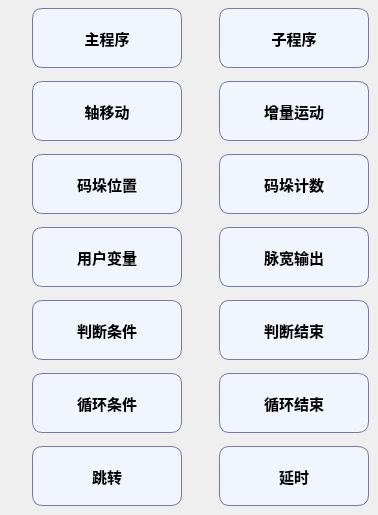
      <widget class="QWidget" name="page0_mainMenu">
       <widget class="QPushButton" name="Btn_mainProg">
        <property name="geometry">
         <rect>
          <x>32</x>
          <y>8</y>
          <width>150</width>
          <height>60</height>
         </rect>
        </property>
        <property name="minimumSize">
         <size>
          <width>150</width>
          <height>60</height>
         </size>
        </property>
        <property name="maximumSize">
         <size>
          <width>150</width>
          <height>60</height>
         </size>
        </property>
        <property name="font">
         <font>
          <pointsize>11</pointsize>
          <weight>75</weight>
          <bold>true</bold>
         </font>
        </property>
        <property name="styleSheet">
         <string notr="true">QPushButton
{
    background-color:#F1F5FE;
    border-style:solid; /*边框风格*/
    border-width:1px;/*边框宽度*/
    border-color:#7A77AC; /*边框颜色*/
    border-radius:10px; /*边框倒角*/
}
QPushButton:pressed
{
    border-style:outset; /*边框风格*/
    background-color:qlineargradient(x1: 0, y1: 0, x2: 0, y2: 1, stop:0 #00befa, stop: 1 #0160ea);/*背景色*/
    border-width:1px;/*边框宽度*/
    border-color:#0055ff; /*边框颜色*/
    border-radius:10px; /*边框倒角*/
}</string>
        </property>
        <property name="text">
         <string> 主程序 </string>
        </property>
        <property name="icon">
         <iconset resource="../resource.qrc">
          <normaloff>:/TeachPage/teachpage_images/mainProg.png</normaloff>:/TeachPage/teachpage_images/mainProg.png</iconset>
        </property>
        <property name="iconSize">
         <size>
          <width>50</width>
          <height>50</height>
         </size>
        </property>
       </widget>
       <widget class="QPushButton" name="Btn_subProg">
        <property name="geometry">
         <rect>
          <x>219</x>
          <y>8</y>
          <width>150</width>
          <height>60</height>
         </rect>
        </property>
        <property name="minimumSize">
         <size>
          <width>150</width>
          <height>60</height>
         </size>
        </property>
        <property name="maximumSize">
         <size>
          <width>150</width>
          <height>60</height>
         </size>
        </property>
        <property name="font">
         <font>
          <pointsize>11</pointsize>
          <weight>75</weight>
          <bold>true</bold>
         </font>
        </property>
        <property name="styleSheet">
         <string notr="true">QPushButton
{
    background-color:#F1F5FE;
    border-style:solid; /*边框风格*/
    border-width:1px;/*边框宽度*/
    border-color:#7A77AC; /*边框颜色*/
    border-radius:10px; /*边框倒角*/
}
QPushButton:pressed
{
    border-style:outset; /*边框风格*/
    background-color:qlineargradient(x1: 0, y1: 0, x2: 0, y2: 1, stop:0 #00befa, stop: 1 #0160ea);/*背景色*/
    border-width:1px;/*边框宽度*/
    border-color:#0055ff; /*边框颜色*/
    border-radius:10px; /*边框倒角*/
}</string>
        </property>
        <property name="text">
         <string> 子程序 </string>
        </property>
        <property name="icon">
         <iconset resource="../resource.qrc">
          <normaloff>:/TeachPage/teachpage_images/subProg.png</normaloff>:/TeachPage/teachpage_images/subProg.png</iconset>
        </property>
        <property name="iconSize">
         <size>
          <width>50</width>
          <height>50</height>
         </size>
        </property>
       </widget>
       <widget class="QPushButton" name="Btn_incMotion">
        <property name="geometry">
         <rect>
          <x>219</x>
          <y>81</y>
          <width>150</width>
          <height>60</height>
         </rect>
        </property>
        <property name="minimumSize">
         <size>
          <width>150</width>
          <height>60</height>
         </size>
        </property>
        <property name="maximumSize">
         <size>
          <width>150</width>
          <height>60</height>
         </size>
        </property>
        <property name="font">
         <font>
          <pointsize>11</pointsize>
          <weight>75</weight>
          <bold>true</bold>
         </font>
        </property>
        <property name="styleSheet">
         <string notr="true">QPushButton
{
    background-color:#F1F5FE;
    border-style:solid; /*边框风格*/
    border-width:1px;/*边框宽度*/
    border-color:#7A77AC; /*边框颜色*/
    border-radius:10px; /*边框倒角*/
}
QPushButton:pressed
{
    border-style:outset; /*边框风格*/
    background-color:qlineargradient(x1: 0, y1: 0, x2: 0, y2: 1, stop:0 #00befa, stop: 1 #0160ea);/*背景色*/
    border-width:1px;/*边框宽度*/
    border-color:#0055ff; /*边框颜色*/
    border-radius:10px; /*边框倒角*/
}</string>
        </property>
        <property name="text">
         <string>增量运动</string>
        </property>
        <property name="icon">
         <iconset resource="../resource.qrc">
          <normaloff>:/TeachPage/teachpage_images/IncMotion.png</normaloff>:/TeachPage/teachpage_images/IncMotion.png</iconset>
        </property>
        <property name="iconSize">
         <size>
          <width>50</width>
          <height>50</height>
         </size>
        </property>
       </widget>
       <widget class="QPushButton" name="Btn_axisMove">
        <property name="geometry">
         <rect>
          <x>32</x>
          <y>81</y>
          <width>150</width>
          <height>60</height>
         </rect>
        </property>
        <property name="minimumSize">
         <size>
          <width>150</width>
          <height>60</height>
         </size>
        </property>
        <property name="maximumSize">
         <size>
          <width>150</width>
          <height>60</height>
         </size>
        </property>
        <property name="font">
         <font>
          <pointsize>11</pointsize>
          <weight>75</weight>
          <bold>true</bold>
         </font>
        </property>
        <property name="styleSheet">
         <string notr="true">QPushButton
{
    background-color:#F1F5FE;
    border-style:solid; /*边框风格*/
    border-width:1px;/*边框宽度*/
    border-color:#7A77AC; /*边框颜色*/
    border-radius:10px; /*边框倒角*/
}
QPushButton:pressed
{
    border-style:outset; /*边框风格*/
    background-color:qlineargradient(x1: 0, y1: 0, x2: 0, y2: 1, stop:0 #00befa, stop: 1 #0160ea);/*背景色*/
    border-width:1px;/*边框宽度*/
    border-color:#0055ff; /*边框颜色*/
    border-radius:10px; /*边框倒角*/
}</string>
        </property>
        <property name="text">
         <string> 轴移动 </string>
        </property>
        <property name="icon">
         <iconset resource="../resource.qrc">
          <normaloff>:/TeachPage/teachpage_images/AxisMove.png</normaloff>:/TeachPage/teachpage_images/AxisMove.png</iconset>
        </property>
        <property name="iconSize">
         <size>
          <width>50</width>
          <height>50</height>
         </size>
        </property>
       </widget>
       <widget class="QPushButton" name="Btn_stackCnt">
        <property name="geometry">
         <rect>
          <x>219</x>
          <y>154</y>
          <width>150</width>
          <height>60</height>
         </rect>
        </property>
        <property name="minimumSize">
         <size>
          <width>150</width>
          <height>60</height>
         </size>
        </property>
        <property name="maximumSize">
         <size>
          <width>150</width>
          <height>60</height>
         </size>
        </property>
        <property name="font">
         <font>
          <pointsize>11</pointsize>
          <weight>75</weight>
          <bold>true</bold>
         </font>
        </property>
        <property name="styleSheet">
         <string notr="true">QPushButton
{
    background-color:#F1F5FE;
    border-style:solid; /*边框风格*/
    border-width:1px;/*边框宽度*/
    border-color:#7A77AC; /*边框颜色*/
    border-radius:10px; /*边框倒角*/
}
QPushButton:pressed
{
    border-style:outset; /*边框风格*/
    background-color:qlineargradient(x1: 0, y1: 0, x2: 0, y2: 1, stop:0 #00befa, stop: 1 #0160ea);/*背景色*/
    border-width:1px;/*边框宽度*/
    border-color:#0055ff; /*边框颜色*/
    border-radius:10px; /*边框倒角*/
}</string>
        </property>
        <property name="text">
         <string>码垛计数</string>
        </property>
        <property name="icon">
         <iconset resource="../resource.qrc">
          <normaloff>:/TeachPage/teachpage_images/StackCnt.png</normaloff>:/TeachPage/teachpage_images/StackCnt.png</iconset>
        </property>
        <property name="iconSize">
         <size>
          <width>50</width>
          <height>50</height>
         </size>
        </property>
       </widget>
       <widget class="QPushButton" name="Btn_userVar">
        <property name="geometry">
         <rect>
          <x>32</x>
          <y>227</y>
          <width>150</width>
          <height>60</height>
         </rect>
        </property>
        <property name="minimumSize">
         <size>
          <width>150</width>
          <height>60</height>
         </size>
        </property>
        <property name="maximumSize">
         <size>
          <width>150</width>
          <height>60</height>
         </size>
        </property>
        <property name="font">
         <font>
          <pointsize>11</pointsize>
          <weight>75</weight>
          <bold>true</bold>
         </font>
        </property>
        <property name="styleSheet">
         <string notr="true">QPushButton
{
    background-color:#F1F5FE;
    border-style:solid; /*边框风格*/
    border-width:1px;/*边框宽度*/
    border-color:#7A77AC; /*边框颜色*/
    border-radius:10px; /*边框倒角*/
}
QPushButton:pressed
{
    border-style:outset; /*边框风格*/
    background-color:qlineargradient(x1: 0, y1: 0, x2: 0, y2: 1, stop:0 #00befa, stop: 1 #0160ea);/*背景色*/
    border-width:1px;/*边框宽度*/
    border-color:#0055ff; /*边框颜色*/
    border-radius:10px; /*边框倒角*/
}</string>
        </property>
        <property name="text">
         <string>用户变量</string>
        </property>
        <property name="icon">
         <iconset resource="../resource.qrc">
          <normaloff>:/TeachPage/teachpage_images/UserVar.png</normaloff>:/TeachPage/teachpage_images/UserVar.png</iconset>
        </property>
        <property name="iconSize">
         <size>
          <width>50</width>
          <height>50</height>
         </size>
        </property>
       </widget>
       <widget class="QPushButton" name="Btn_pulseWidthOutput">
        <property name="geometry">
         <rect>
          <x>219</x>
          <y>227</y>
          <width>150</width>
          <height>60</height>
         </rect>
        </property>
        <property name="minimumSize">
         <size>
          <width>150</width>
          <height>60</height>
         </size>
        </property>
        <property name="maximumSize">
         <size>
          <width>150</width>
          <height>60</height>
         </size>
        </property>
        <property name="font">
         <font>
          <pointsize>11</pointsize>
          <weight>75</weight>
          <bold>true</bold>
         </font>
        </property>
        <property name="styleSheet">
         <string notr="true">QPushButton
{
    background-color:#F1F5FE;
    border-style:solid; /*边框风格*/
    border-width:1px;/*边框宽度*/
    border-color:#7A77AC; /*边框颜色*/
    border-radius:10px; /*边框倒角*/
}
QPushButton:pressed
{
    border-style:outset; /*边框风格*/
    background-color:qlineargradient(x1: 0, y1: 0, x2: 0, y2: 1, stop:0 #00befa, stop: 1 #0160ea);/*背景色*/
    border-width:1px;/*边框宽度*/
    border-color:#0055ff; /*边框颜色*/
    border-radius:10px; /*边框倒角*/
}</string>
        </property>
        <property name="text">
         <string>脉宽输出</string>
        </property>
        <property name="icon">
         <iconset resource="../resource.qrc">
          <normaloff>:/TeachPage/teachpage_images/PulseWidthOutput.png</normaloff>:/TeachPage/teachpage_images/PulseWidthOutput.png</iconset>
        </property>
        <property name="iconSize">
         <size>
          <width>50</width>
          <height>50</height>
         </size>
        </property>
       </widget>
       <widget class="QPushButton" name="Btn_stackPos">
        <property name="geometry">
         <rect>
          <x>32</x>
          <y>154</y>
          <width>150</width>
          <height>60</height>
         </rect>
        </property>
        <property name="minimumSize">
         <size>
          <width>150</width>
          <height>60</height>
         </size>
        </property>
        <property name="maximumSize">
         <size>
          <width>150</width>
          <height>60</height>
         </size>
        </property>
        <property name="font">
         <font>
          <pointsize>11</pointsize>
          <weight>75</weight>
          <bold>true</bold>
         </font>
        </property>
        <property name="styleSheet">
         <string notr="true">QPushButton
{
    background-color:#F1F5FE;
    border-style:solid; /*边框风格*/
    border-width:1px;/*边框宽度*/
    border-color:#7A77AC; /*边框颜色*/
    border-radius:10px; /*边框倒角*/
}
QPushButton:pressed
{
    border-style:outset; /*边框风格*/
    background-color:qlineargradient(x1: 0, y1: 0, x2: 0, y2: 1, stop:0 #00befa, stop: 1 #0160ea);/*背景色*/
    border-width:1px;/*边框宽度*/
    border-color:#0055ff; /*边框颜色*/
    border-radius:10px; /*边框倒角*/
}</string>
        </property>
        <property name="text">
         <string>码垛位置</string>
        </property>
        <property name="icon">
         <iconset resource="../resource.qrc">
          <normaloff>:/TeachPage/teachpage_images/StackPos.png</normaloff>:/TeachPage/teachpage_images/StackPos.png</iconset>
        </property>
        <property name="iconSize">
         <size>
          <width>50</width>
          <height>50</height>
         </size>
        </property>
       </widget>
       <widget class="QPushButton" name="Btn_loopEnd">
        <property name="geometry">
         <rect>
          <x>219</x>
          <y>373</y>
          <width>150</width>
          <height>60</height>
         </rect>
        </property>
        <property name="minimumSize">
         <size>
          <width>150</width>
          <height>60</height>
         </size>
        </property>
        <property name="maximumSize">
         <size>
          <width>150</width>
          <height>60</height>
         </size>
        </property>
        <property name="font">
         <font>
          <pointsize>11</pointsize>
          <weight>75</weight>
          <bold>true</bold>
         </font>
        </property>
        <property name="styleSheet">
         <string notr="true">QPushButton
{
    background-color:#F1F5FE;
    border-style:solid; /*边框风格*/
    border-width:1px;/*边框宽度*/
    border-color:#7A77AC; /*边框颜色*/
    border-radius:10px; /*边框倒角*/
}
QPushButton:pressed
{
    border-style:outset; /*边框风格*/
    background-color:qlineargradient(x1: 0, y1: 0, x2: 0, y2: 1, stop:0 #00befa, stop: 1 #0160ea);/*背景色*/
    border-width:1px;/*边框宽度*/
    border-color:#0055ff; /*边框颜色*/
    border-radius:10px; /*边框倒角*/
}</string>
        </property>
        <property name="text">
         <string>循环结束</string>
        </property>
        <property name="icon">
         <iconset resource="../resource.qrc">
          <normaloff>:/TeachPage/teachpage_images/LoopEnd.png</normaloff>:/TeachPage/teachpage_images/LoopEnd.png</iconset>
        </property>
        <property name="iconSize">
         <size>
          <width>50</width>
          <height>50</height>
         </size>
        </property>
       </widget>
       <widget class="QPushButton" name="Btn_judgeCond">
        <property name="geometry">
         <rect>
          <x>32</x>
          <y>300</y>
          <width>150</width>
          <height>60</height>
         </rect>
        </property>
        <property name="minimumSize">
         <size>
          <width>150</width>
          <height>60</height>
         </size>
        </property>
        <property name="maximumSize">
         <size>
          <width>150</width>
          <height>60</height>
         </size>
        </property>
        <property name="font">
         <font>
          <pointsize>11</pointsize>
          <weight>75</weight>
          <bold>true</bold>
         </font>
        </property>
        <property name="styleSheet">
         <string notr="true">QPushButton
{
    background-color:#F1F5FE;
    border-style:solid; /*边框风格*/
    border-width:1px;/*边框宽度*/
    border-color:#7A77AC; /*边框颜色*/
    border-radius:10px; /*边框倒角*/
}
QPushButton:pressed
{
    border-style:outset; /*边框风格*/
    background-color:qlineargradient(x1: 0, y1: 0, x2: 0, y2: 1, stop:0 #00befa, stop: 1 #0160ea);/*背景色*/
    border-width:1px;/*边框宽度*/
    border-color:#0055ff; /*边框颜色*/
    border-radius:10px; /*边框倒角*/
}</string>
        </property>
        <property name="text">
         <string>判断条件</string>
        </property>
        <property name="icon">
         <iconset resource="../resource.qrc">
          <normaloff>:/TeachPage/teachpage_images/JudgeCond.png</normaloff>:/TeachPage/teachpage_images/JudgeCond.png</iconset>
        </property>
        <property name="iconSize">
         <size>
          <width>50</width>
          <height>50</height>
         </size>
        </property>
       </widget>
       <widget class="QPushButton" name="Btn_delay">
        <property name="geometry">
         <rect>
          <x>219</x>
          <y>446</y>
          <width>150</width>
          <height>60</height>
         </rect>
        </property>
        <property name="minimumSize">
         <size>
          <width>150</width>
          <height>60</height>
         </size>
        </property>
        <property name="maximumSize">
         <size>
          <width>150</width>
          <height>60</height>
         </size>
        </property>
        <property name="font">
         <font>
          <pointsize>11</pointsize>
          <weight>75</weight>
          <bold>true</bold>
         </font>
        </property>
        <property name="styleSheet">
         <string notr="true">QPushButton
{
    background-color:#F1F5FE;
    border-style:solid; /*边框风格*/
    border-width:1px;/*边框宽度*/
    border-color:#7A77AC; /*边框颜色*/
    border-radius:10px; /*边框倒角*/
}
QPushButton:pressed
{
    border-style:outset; /*边框风格*/
    background-color:qlineargradient(x1: 0, y1: 0, x2: 0, y2: 1, stop:0 #00befa, stop: 1 #0160ea);/*背景色*/
    border-width:1px;/*边框宽度*/
    border-color:#0055ff; /*边框颜色*/
    border-radius:10px; /*边框倒角*/
}</string>
        </property>
        <property name="text">
         <string>  延时  </string>
        </property>
        <property name="icon">
         <iconset resource="../resource.qrc">
          <normaloff>:/TeachPage/teachpage_images/Delay.png</normaloff>:/TeachPage/teachpage_images/Delay.png</iconset>
        </property>
        <property name="iconSize">
         <size>
          <width>50</width>
          <height>50</height>
         </size>
        </property>
       </widget>
       <widget class="QPushButton" name="Btn_judgeEnd">
        <property name="geometry">
         <rect>
          <x>219</x>
          <y>300</y>
          <width>150</width>
          <height>60</height>
         </rect>
        </property>
        <property name="minimumSize">
         <size>
          <width>150</width>
          <height>60</height>
         </size>
        </property>
        <property name="maximumSize">
         <size>
          <width>150</width>
          <height>60</height>
         </size>
        </property>
        <property name="font">
         <font>
          <pointsize>11</pointsize>
          <weight>75</weight>
          <bold>true</bold>
         </font>
        </property>
        <property name="styleSheet">
         <string notr="true">QPushButton
{
    background-color:#F1F5FE;
    border-style:solid; /*边框风格*/
    border-width:1px;/*边框宽度*/
    border-color:#7A77AC; /*边框颜色*/
    border-radius:10px; /*边框倒角*/
}
QPushButton:pressed
{
    border-style:outset; /*边框风格*/
    background-color:qlineargradient(x1: 0, y1: 0, x2: 0, y2: 1, stop:0 #00befa, stop: 1 #0160ea);/*背景色*/
    border-width:1px;/*边框宽度*/
    border-color:#0055ff; /*边框颜色*/
    border-radius:10px; /*边框倒角*/
}</string>
        </property>
        <property name="text">
         <string>判断结束</string>
        </property>
        <property name="icon">
         <iconset resource="../resource.qrc">
          <normaloff>:/TeachPage/teachpage_images/JudgeEnd.png</normaloff>:/TeachPage/teachpage_images/JudgeEnd.png</iconset>
        </property>
        <property name="iconSize">
         <size>
          <width>50</width>
          <height>50</height>
         </size>
        </property>
       </widget>
       <widget class="QPushButton" name="Btn_jump">
        <property name="geometry">
         <rect>
          <x>32</x>
          <y>446</y>
          <width>150</width>
          <height>60</height>
         </rect>
        </property>
        <property name="minimumSize">
         <size>
          <width>150</width>
          <height>60</height>
         </size>
        </property>
        <property name="maximumSize">
         <size>
          <width>150</width>
          <height>60</height>
         </size>
        </property>
        <property name="font">
         <font>
          <pointsize>11</pointsize>
          <weight>75</weight>
          <bold>true</bold>
         </font>
        </property>
        <property name="styleSheet">
         <string notr="true">QPushButton
{
    background-color:#F1F5FE;
    border-style:solid; /*边框风格*/
    border-width:1px;/*边框宽度*/
    border-color:#7A77AC; /*边框颜色*/
    border-radius:10px; /*边框倒角*/
}
QPushButton:pressed
{
    border-style:outset; /*边框风格*/
    background-color:qlineargradient(x1: 0, y1: 0, x2: 0, y2: 1, stop:0 #00befa, stop: 1 #0160ea);/*背景色*/
    border-width:1px;/*边框宽度*/
    border-color:#0055ff; /*边框颜色*/
    border-radius:10px; /*边框倒角*/
}</string>
        </property>
        <property name="text">
         <string>  跳转  </string>
        </property>
        <property name="icon">
         <iconset resource="../resource.qrc">
          <normaloff>:/TeachPage/teachpage_images/Jump.png</normaloff>:/TeachPage/teachpage_images/Jump.png</iconset>
        </property>
        <property name="iconSize">
         <size>
          <width>50</width>
          <height>50</height>
         </size>
        </property>
       </widget>
       <widget class="QPushButton" name="Btn_loopCond">
        <property name="geometry">
         <rect>
          <x>32</x>
          <y>373</y>
          <width>150</width>
          <height>60</height>
         </rect>
        </property>
        <property name="minimumSize">
         <size>
          <width>150</width>
          <height>60</height>
         </size>
        </property>
        <property name="maximumSize">
         <size>
          <width>150</width>
          <height>60</height>
         </size>
        </property>
        <property name="font">
         <font>
          <pointsize>11</pointsize>
          <weight>75</weight>
          <bold>true</bold>
         </font>
        </property>
        <property name="styleSheet">
         <string notr="true">QPushButton
{
    background-color:#F1F5FE;
    border-style:solid; /*边框风格*/
    border-width:1px;/*边框宽度*/
    border-color:#7A77AC; /*边框颜色*/
    border-radius:10px; /*边框倒角*/
}
QPushButton:pressed
{
    border-style:outset; /*边框风格*/
    background-color:qlineargradient(x1: 0, y1: 0, x2: 0, y2: 1, stop:0 #00befa, stop: 1 #0160ea);/*背景色*/
    border-width:1px;/*边框宽度*/
    border-color:#0055ff; /*边框颜色*/
    border-radius:10px; /*边框倒角*/
}</string>
        </property>
        <property name="text">
         <string>循环条件</string>
        </property>
        <property name="icon">
         <iconset resource="../resource.qrc">
          <normaloff>:/TeachPage/teachpage_images/LoopCond.png</normaloff>:/TeachPage/teachpage_images/LoopCond.png</iconset>
        </property>
        <property name="iconSize">
         <size>
          <width>50</width>
          <height>50</height>
         </size>
        </property>
       </widget>
      </widget>
